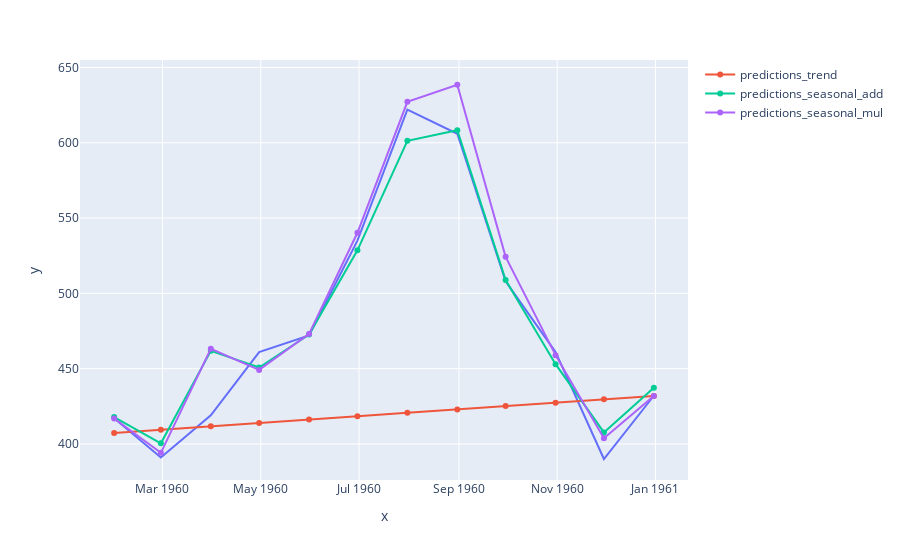

The notebook cell saved with this chart:
### Code cell
fig=px.line(x=test['Time'],y=test['AirPassengers'])
fig.add_scatter(x=test['Time'],y=preds1,name="predictions_trend")
fig.add_scatter(x=test['Time'],y=preds2,name="predictions_seasonal_add")
fig.add_scatter(x=test['Time'],y=preds3,name="predictions_seasonal_mul")
fig.show()

### Figure 1 — Plotly figure (JSON) as saved in the notebook; plotly's stock layout.template omitted (floating-point values rounded to 4 significant figures)
{"data": [{"hovertemplate": "x=%{x}<br>y=%{y}<extra></extra>", "legendgroup": "", "line": {"color": "#636efa", "dash": "solid"}, "mode": "lines", "name": "", "showlegend": false, "type": "scatter", "x": ["1960-01-31T00:00:00", "1960-02-29T00:00:00", "1960-03-31T00:00:00", "1960-04-30T00:00:00", "1960-05-31T00:00:00", "1960-06-30T00:00:00", "1960-07-31T00:00:00", "1960-08-31T00:00:00", "1960-09-30T00:00:00", "1960-10-31T00:00:00", "1960-11-30T00:00:00", "1960-12-31T00:00:00"], "xaxis": "x", "y": [417, 391, 419, 461, 472, 535, 622, 606, 508, 461, 390, 432], "yaxis": "y"}, {"name": "predictions_trend", "type": "scatter", "x": ["1960-01-31T00:00:00", "1960-02-29T00:00:00", "1960-03-31T00:00:00", "1960-04-30T00:00:00", "1960-05-31T00:00:00", "1960-06-30T00:00:00", "1960-07-31T00:00:00", "1960-08-31T00:00:00", "1960-09-30T00:00:00", "1960-10-31T00:00:00", "1960-11-30T00:00:00", "1960-12-31T00:00:00"], "y": [407.2, 409.5, 411.7, 413.9, 416.2, 418.4, 420.7, 422.9, 425.1, 427.4, 429.6, 431.8]}, {"name": "predictions_seasonal_add", "type": "scatter", "x": ["1960-01-31T00:00:00", "1960-02-29T00:00:00", "1960-03-31T00:00:00", "1960-04-30T00:00:00", "1960-05-31T00:00:00", "1960-06-30T00:00:00", "1960-07-31T00:00:00", "1960-08-31T00:00:00", "1960-09-30T00:00:00", "1960-10-31T00:00:00", "1960-11-30T00:00:00", "1960-12-31T00:00:00"], "y": [417.8, 400.5, 461.8, 450.8, 472.7, 528.6, 601.3, 608.4, 508.9, 453.0, 407.6, 437.4]}, {"name": "predictions_seasonal_mul", "type": "scatter", "x": ["1960-01-31T00:00:00", "1960-02-29T00:00:00", "1960-03-31T00:00:00", "1960-04-30T00:00:00", "1960-05-31T00:00:00", "1960-06-30T00:00:00", "1960-07-31T00:00:00", "1960-08-31T00:00:00", "1960-09-30T00:00:00", "1960-10-31T00:00:00", "1960-11-30T00:00:00", "1960-12-31T00:00:00"], "y": [416.9, 394.1, 463.1, 449.2, 473.1, 540.2, 627.2, 638.5, 524.3, 459.0, 403.7, 431.8]}], "layout": {"legend": {"tracegroupgap": 0}, "margin": {"t": 60}, "xaxis": {"anchor": "y", "domain": [0, 1], "title": {"text": "x"}}, "yaxis": {"anchor": "x", "domain": [0, 1], "title": {"text": "y"}}}}
